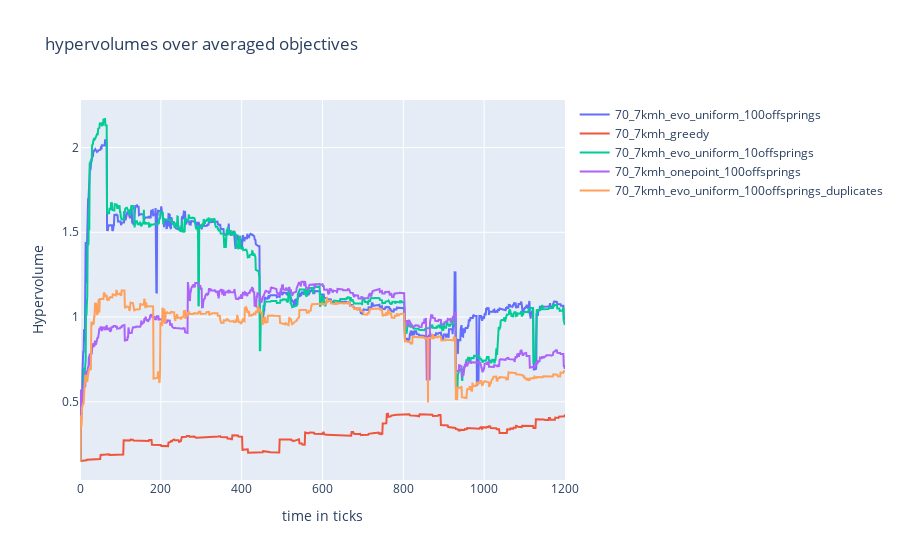
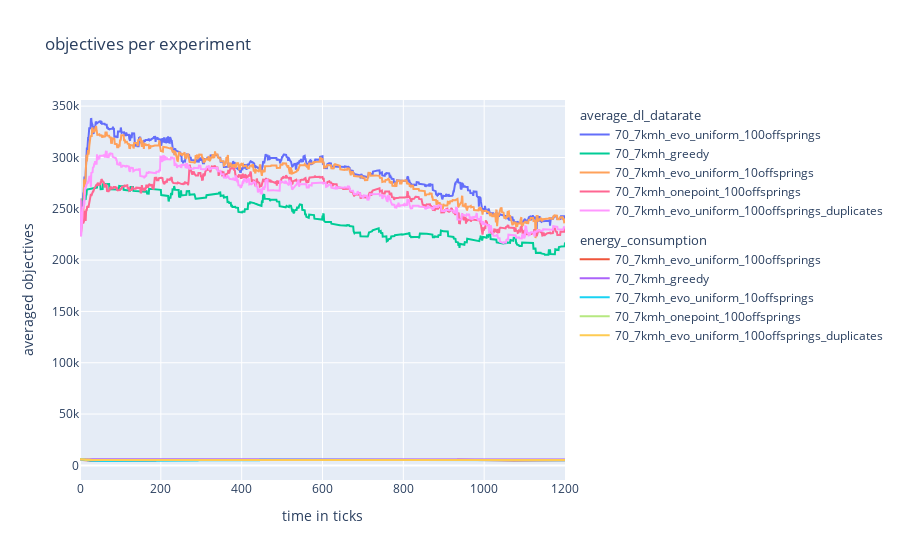
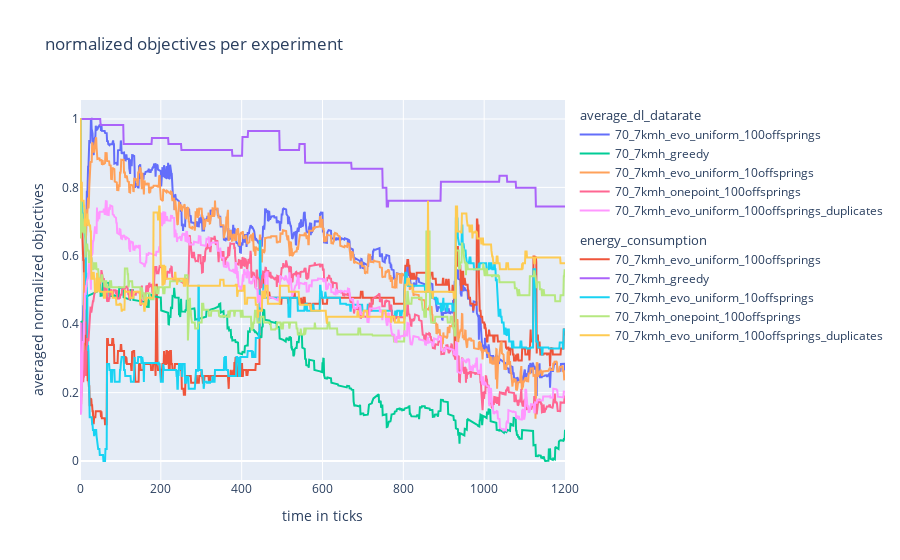

The notebook cell saved with these charts, in order:
### Code cell
##################
# plots for comparing experiments
##################

def draw_experiment_comparision_plots():

    fig1 = go.Figure()
    fig1.update_layout(
        title="hypervolumes over averaged objectives",
        xaxis_title="time in ticks",
        yaxis_title="Hypervolume")


    ## add experiment hypervolumes 
    for index, value in enumerate(hypervolume_list):
        fig1.add_trace(
            go.Scatter(
                x=time_and_frames_list[:, 1],
                y=value,
                mode='lines',
                name= f"{str(configuration_names[index])}",
            ))


    ## objective  plot
    fig2 = go.Figure()

    fig2.update_layout(
        title= "objectives per experiment",
        xaxis_title="time in ticks",
        yaxis_title="averaged objectives"
        )
    for index, _ in enumerate(objective_1_list):
        fig2.add_trace(
            go.Scatter(
                x=time_and_frames_list[:, 1],
                y=objective_1_list[index],
                name=str(configuration_names[index]),
                mode='lines',
                legendgroup="average_dl_datarate",
                legendgrouptitle_text="average_dl_datarate"
            ))
        fig2.add_trace(
            go.Scatter(
                x=time_and_frames_list[:, 1],
                y=objective_2_list[index],
                name=str(configuration_names[index]),
                mode='lines',
                legendgroup="energy_consumption",
                legendgrouptitle_text="energy_consumption"
            ))


    ## normalized objective plot

    fig3 = go.Figure()

    fig3.update_layout(
        title= "normalized objectives per experiment",
        xaxis_title="time in ticks",
        yaxis_title="averaged normalized objectives"
        )

    for index, _ in enumerate(objective_1_normalized_list):
        fig3.add_trace(
            go.Scatter(
                x=time_and_frames_list[:, 1],
                y=objective_1_normalized_list[index],
                name=str(configuration_names[index]),
                mode='lines',
                legendgroup="average_dl_datarate",
                legendgrouptitle_text="average_dl_datarate"
            ))
        fig3.add_trace(
            go.Scatter(
                x=time_and_frames_list[:, 1],
                y=objective_2_normalized_list[index],
                name=str(configuration_names[index]),
                mode='lines',
                legendgroup="energy_consumption",
                legendgrouptitle_text="energy_consumption"
            ))

    fig1.show()
    fig2.show()
    fig3.show()
    
if show_experiment_comparision_plots:
    draw_experiment_comparision_plots()

### Figure 1 — Plotly figure (JSON) as saved in the notebook; plotly's stock layout.template omitted (floating-point values rounded to 4 significant figures; data arrays with more than 128 entries replaced by an {"elided": "..."} marker saying what was removed)
{"data": [{"mode": "lines", "name": "70_7kmh_evo_uniform_100offsprings", "type": "scatter", "x": {"elided": "1201 int values"}, "y": {"elided": "1201 float values"}}, {"mode": "lines", "name": "70_7kmh_greedy", "type": "scatter", "x": {"elided": "1201 int values"}, "y": {"elided": "1201 float values"}}, {"mode": "lines", "name": "70_7kmh_evo_uniform_10offsprings", "type": "scatter", "x": {"elided": "1201 int values"}, "y": {"elided": "1201 float values"}}, {"mode": "lines", "name": "70_7kmh_onepoint_100offsprings", "type": "scatter", "x": {"elided": "1201 int values"}, "y": {"elided": "1201 float values"}}, {"mode": "lines", "name": "70_7kmh_evo_uniform_100offsprings_duplicates", "type": "scatter", "x": {"elided": "1201 int values"}, "y": {"elided": "1201 float values"}}], "layout": {"title": {"text": "hypervolumes over averaged objectives"}, "xaxis": {"title": {"text": "time in ticks"}}, "yaxis": {"title": {"text": "Hypervolume"}}}}

### Figure 2 — Plotly figure (JSON) as saved in the notebook; plotly's stock layout.template omitted (floating-point values rounded to 4 significant figures; data arrays with more than 128 entries replaced by an {"elided": "..."} marker saying what was removed)
{"data": [{"legendgroup": "average_dl_datarate", "legendgrouptitle": {"text": "average_dl_datarate"}, "mode": "lines", "name": "70_7kmh_evo_uniform_100offsprings", "type": "scatter", "x": {"elided": "1201 int values"}, "y": {"elided": "1201 float values"}}, {"legendgroup": "energy_consumption", "legendgrouptitle": {"text": "energy_consumption"}, "mode": "lines", "name": "70_7kmh_evo_uniform_100offsprings", "type": "scatter", "x": {"elided": "1201 int values"}, "y": {"elided": "1201 float values"}}, {"legendgroup": "average_dl_datarate", "legendgrouptitle": {"text": "average_dl_datarate"}, "mode": "lines", "name": "70_7kmh_greedy", "type": "scatter", "x": {"elided": "1201 int values"}, "y": {"elided": "1201 float values"}}, {"legendgroup": "energy_consumption", "legendgrouptitle": {"text": "energy_consumption"}, "mode": "lines", "name": "70_7kmh_greedy", "type": "scatter", "x": {"elided": "1201 int values"}, "y": {"elided": "1201 float values"}}, {"legendgroup": "average_dl_datarate", "legendgrouptitle": {"text": "average_dl_datarate"}, "mode": "lines", "name": "70_7kmh_evo_uniform_10offsprings", "type": "scatter", "x": {"elided": "1201 int values"}, "y": {"elided": "1201 float values"}}, {"legendgroup": "energy_consumption", "legendgrouptitle": {"text": "energy_consumption"}, "mode": "lines", "name": "70_7kmh_evo_uniform_10offsprings", "type": "scatter", "x": {"elided": "1201 int values"}, "y": {"elided": "1201 float values"}}, {"legendgroup": "average_dl_datarate", "legendgrouptitle": {"text": "average_dl_datarate"}, "mode": "lines", "name": "70_7kmh_onepoint_100offsprings", "type": "scatter", "x": {"elided": "1201 int values"}, "y": {"elided": "1201 float values"}}, {"legendgroup": "energy_consumption", "legendgrouptitle": {"text": "energy_consumption"}, "mode": "lines", "name": "70_7kmh_onepoint_100offsprings", "type": "scatter", "x": {"elided": "1201 int values"}, "y": {"elided": "1201 float values"}}, {"legendgroup": "average_dl_datarate", "legendgrouptitle": {"text": "average_dl_datarate"}, "mode": "lines", "name": "70_7kmh_evo_uniform_100offsprings_duplicates", "type": "scatter", "x": {"elided": "1201 int values"}, "y": {"elided": "1201 float values"}}, {"legendgroup": "energy_consumption", "legendgrouptitle": {"text": "energy_consumption"}, "mode": "lines", "name": "70_7kmh_evo_uniform_100offsprings_duplicates", "type": "scatter", "x": {"elided": "1201 int values"}, "y": {"elided": "1201 float values"}}], "layout": {"title": {"text": "objectives per experiment"}, "xaxis": {"title": {"text": "time in ticks"}}, "yaxis": {"title": {"text": "averaged objectives"}}}}

### Figure 3 — Plotly figure (JSON) as saved in the notebook; plotly's stock layout.template omitted (floating-point values rounded to 4 significant figures; data arrays with more than 128 entries replaced by an {"elided": "..."} marker saying what was removed)
{"data": [{"legendgroup": "average_dl_datarate", "legendgrouptitle": {"text": "average_dl_datarate"}, "mode": "lines", "name": "70_7kmh_evo_uniform_100offsprings", "type": "scatter", "x": {"elided": "1201 int values"}, "y": {"elided": "1201 float values"}}, {"legendgroup": "energy_consumption", "legendgrouptitle": {"text": "energy_consumption"}, "mode": "lines", "name": "70_7kmh_evo_uniform_100offsprings", "type": "scatter", "x": {"elided": "1201 int values"}, "y": {"elided": "1201 float values"}}, {"legendgroup": "average_dl_datarate", "legendgrouptitle": {"text": "average_dl_datarate"}, "mode": "lines", "name": "70_7kmh_greedy", "type": "scatter", "x": {"elided": "1201 int values"}, "y": {"elided": "1201 float values"}}, {"legendgroup": "energy_consumption", "legendgrouptitle": {"text": "energy_consumption"}, "mode": "lines", "name": "70_7kmh_greedy", "type": "scatter", "x": {"elided": "1201 int values"}, "y": {"elided": "1201 float values"}}, {"legendgroup": "average_dl_datarate", "legendgrouptitle": {"text": "average_dl_datarate"}, "mode": "lines", "name": "70_7kmh_evo_uniform_10offsprings", "type": "scatter", "x": {"elided": "1201 int values"}, "y": {"elided": "1201 float values"}}, {"legendgroup": "energy_consumption", "legendgrouptitle": {"text": "energy_consumption"}, "mode": "lines", "name": "70_7kmh_evo_uniform_10offsprings", "type": "scatter", "x": {"elided": "1201 int values"}, "y": {"elided": "1201 float values"}}, {"legendgroup": "average_dl_datarate", "legendgrouptitle": {"text": "average_dl_datarate"}, "mode": "lines", "name": "70_7kmh_onepoint_100offsprings", "type": "scatter", "x": {"elided": "1201 int values"}, "y": {"elided": "1201 float values"}}, {"legendgroup": "energy_consumption", "legendgrouptitle": {"text": "energy_consumption"}, "mode": "lines", "name": "70_7kmh_onepoint_100offsprings", "type": "scatter", "x": {"elided": "1201 int values"}, "y": {"elided": "1201 float values"}}, {"legendgroup": "average_dl_datarate", "legendgrouptitle": {"text": "average_dl_datarate"}, "mode": "lines", "name": "70_7kmh_evo_uniform_100offsprings_duplicates", "type": "scatter", "x": {"elided": "1201 int values"}, "y": {"elided": "1201 float values"}}, {"legendgroup": "energy_consumption", "legendgrouptitle": {"text": "energy_consumption"}, "mode": "lines", "name": "70_7kmh_evo_uniform_100offsprings_duplicates", "type": "scatter", "x": {"elided": "1201 int values"}, "y": {"elided": "1201 float values"}}], "layout": {"title": {"text": "normalized objectives per experiment"}, "xaxis": {"title": {"text": "time in ticks"}}, "yaxis": {"title": {"text": "averaged normalized objectives"}}}}
